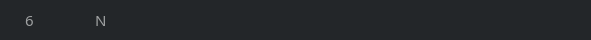
    <widget class="QGroupBox" name="RFIDgroupBox2_5">
     <property name="geometry">
      <rect>
       <x>6</x>
       <y>270</y>
       <width>591</width>
       <height>40</height>
      </rect>
     </property>
     <property name="styleSheet">
      <string notr="true">background-color: rgb(35, 38, 41);
border: 1px solid rgb(35, 38, 41);
border-radius: 17px</string>
     </property>
     <property name="title">
      <string/>
     </property>
     <widget class="QLabel" name="Rfidshno6">
      <property name="geometry">
       <rect>
        <x>20</x>
        <y>12</y>
        <width>21</width>
        <height>16</height>
       </rect>
      </property>
      <property name="font">
       <font>
        <family>AppleSDGothicNeoB00</family>
        <pointsize>11</pointsize>
        <weight>50</weight>
        <bold>false</bold>
       </font>
      </property>
      <property name="styleSheet">
       <string notr="true">color: rgb(159, 161, 162);</string>
      </property>
      <property name="text">
       <string>6</string>
      </property>
     </widget>
     <widget class="QLabel" name="RFIDaidm6">
      <property name="geometry">
       <rect>
        <x>90</x>
        <y>12</y>
        <width>41</width>
        <height>16</height>
       </rect>
      </property>
      <property name="font">
       <font>
        <family>AppleSDGothicNeoB00</family>
        <pointsize>11</pointsize>
        <weight>50</weight>
        <bold>false</bold>
       </font>
      </property>
      <property name="styleSheet">
       <string notr="true">color: rgb(159, 161, 162);</string>
      </property>
      <property name="text">
       <string>N</string>
      </property>
     </widget>
     <widget class="QLabel" name="M06IPlb">
      <property name="geometry">
       <rect>
        <x>290</x>
        <y>12</y>
        <width>121</width>
        <height>20</height>
       </rect>
      </property>
      <property name="font">
       <font>
        <family>AppleSDGothicNeoB00</family>
        <pointsize>11</pointsize>
        <weight>50</weight>
        <bold>false</bold>
       </font>
      </property>
      <property name="styleSheet">
       <string notr="true">color: rgb(159, 161, 162);</string>
      </property>
      <property name="text">
       <string/>
      </property>
     </widget>
     <widget class="QLabel" name="RFIDnote6">
      <property name="geometry">
       <rect>
        <x>410</x>
        <y>12</y>
        <width>151</width>
        <height>20</height>
       </rect>
      </property>
      <property name="font">
       <font>
        <family>AppleSDGothicNeoB00</family>
        <pointsize>11</pointsize>
        <weight>50</weight>
        <bold>false</bold>
       </font>
      </property>
      <property name="styleSheet">
       <string notr="true">color: rgb(159, 161, 162);</string>
      </property>
      <property name="text">
       <string/>
      </property>
     </widget>
     <widget class="QLabel" name="StateM06lb">
      <property name="geometry">
       <rect>
        <x>210</x>
        <y>10</y>
        <width>31</width>
        <height>21</height>
       </rect>
      </property>
      <property name="text">
       <string/>
      </property>
     </widget>
    </widget>
